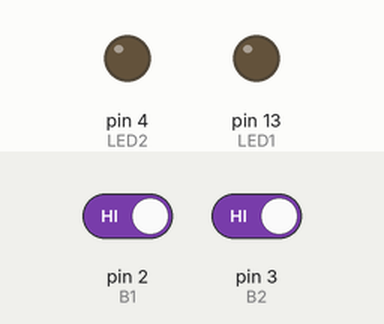
The sketch below on a simulated Arduino Uno, built with avr-gcc and run on an emulated ATmega328P. Shown: output pins drawn as LEDs (lit = HIGH). The inputs (shaded band) are chosen by the test bench; at power-on: pin 2 (B1) HIGH, pin 3 (B2) HIGH.

Above: at 1.2 s.
1.3 s: pin 2 (B1) driven LOW
At 2.3 s:
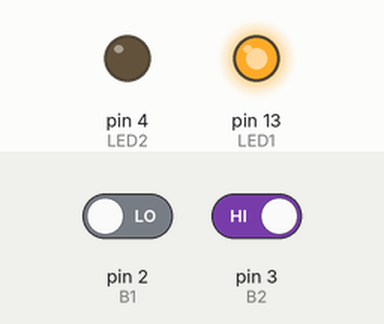
2.8 s: pin 3 (B2) driven LOW
At 3.6 s:
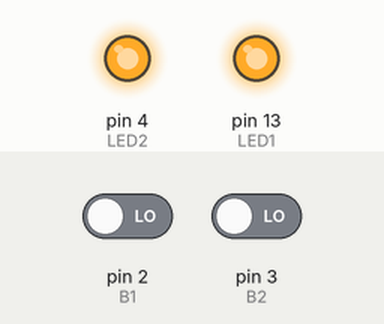
4.3 s: pin 2 (B1) driven HIGH
At 5.5 s:
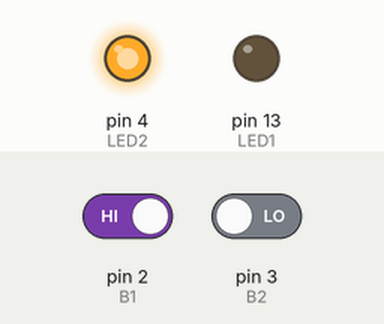
5.8 s: pin 3 (B2) driven HIGH
At 6.9 s:
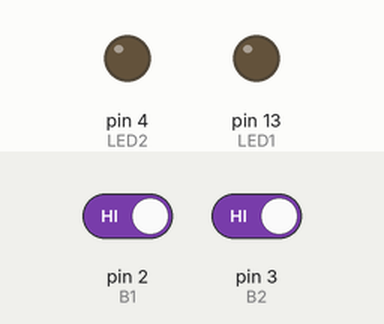
Timing chart, 0 to 8.3 s (numbered marks = the images above; inputs shaded):
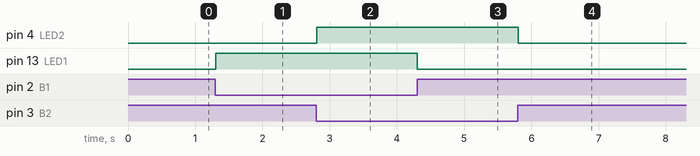

Measured:
- after the input at 1.3 s, pin 13 (LED1): LOW → HIGH at once
- after the input at 2.8 s, pin 4 (LED2): LOW → HIGH at once
- after the input at 4.3 s, pin 13 (LED1): HIGH → LOW at once
- after the input at 5.8 s, pin 4 (LED2): HIGH → LOW at once

The sketch:

9.ino
```cpp
#define LED1 13
#define LED2 4
#define B1 2
#define B2 3
//Была собрана схема, где при нажатии кнопки 0, а отпускании 1
void setup() {
  // put your setup code here, to run once:
  Serial.begin(9600);
  pinMode(LED1,OUTPUT);
  pinMode(LED2,OUTPUT);
  pinMode(B1,INPUT);
  pinMode(B2,INPUT);
}


void loop() {
  //Читаем и инвертируем
  int b1=!digitalRead(B1);
  int b2=!digitalRead(B2);
  if(b1)
  {
    //MigIt(LED1,100);
    digitalWrite(LED1,HIGH);
  }else
  {
    digitalWrite(LED1,LOW);
  }
  if(b2)
  {
    digitalWrite(LED2,HIGH);
  }else
  {
    digitalWrite(LED2,LOW);
  }

  delay(10);
}
```
